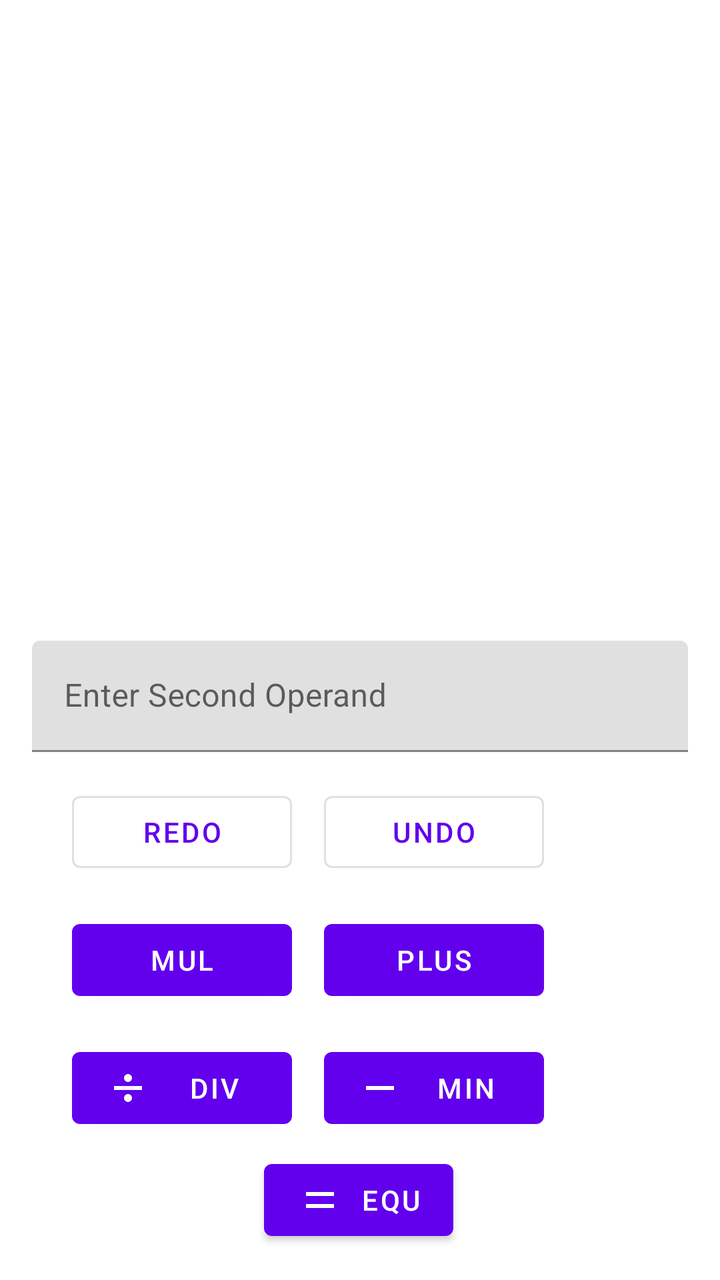
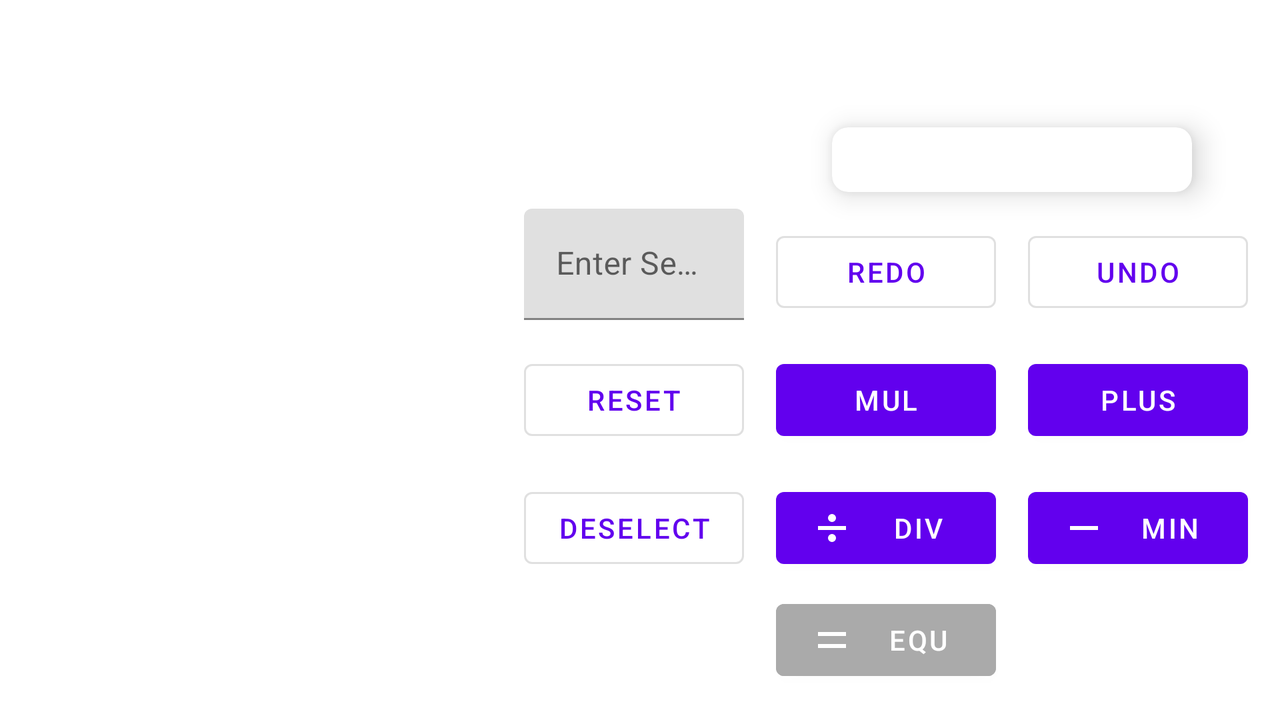

First picture: res/layout/ on a phone held upright. Second picture: the repository's own variant of that layout, on a device whose configuration matches the variant's folder. Source for both follows.
<!-- AndroidManifest.xml: application theme Theme.MICalculator -->
<!-- res/layout/fragment_calculator.xml -->
<?xml version="1.0" encoding="utf-8"?>
<androidx.constraintlayout.widget.ConstraintLayout xmlns:android="http://schemas.android.com/apk/res/android"
    xmlns:app="http://schemas.android.com/apk/res-auto"
    xmlns:tools="http://schemas.android.com/tools"
    android:id="@+id/fragmentCalculator"
    android:layout_width="match_parent"
    android:layout_height="match_parent"
    tools:context=".view.CalculatorFragment">

    <TextView
        android:id="@+id/resultTextView"
        android:layout_width="match_parent"
        android:layout_height="64dp"
        android:layout_marginStart="16dp"
        android:layout_marginEnd="16dp"
        android:layout_marginBottom="16dp"
        android:textSize="24sp"
        app:layout_constraintBottom_toTopOf="@+id/resultsInputLayout"
        app:layout_constraintEnd_toEndOf="parent"
        app:layout_constraintStart_toStartOf="parent" />


    <Button
        android:id="@+id/redoButton"
        style="?attr/materialButtonOutlinedStyle"
        android:layout_width="wrap_content"
        android:layout_height="wrap_content"
        android:width="110dp"
        android:text="@string/redo"
        app:layout_constraintBottom_toBottomOf="@+id/undoButton"
        app:layout_constraintStart_toStartOf="@+id/multiplyButton" />

    <Button
        android:id="@+id/minusButton"
        android:layout_width="110dp"
        android:layout_height="wrap_content"
        android:layout_marginEnd="88dp"
        android:layout_marginBottom="8dp"
        android:text="@string/min"
        app:icon="@drawable/minus"
        app:layout_constraintBottom_toTopOf="@+id/equalButton"
        app:layout_constraintEnd_toEndOf="parent" />

    <Button
        android:id="@+id/multiplyButton"
        android:layout_width="110dp"
        android:layout_height="wrap_content"
        android:layout_marginBottom="16dp"
        android:text="@string/mul"
        app:icon="@drawable/multiply_icon"
        app:layout_constraintBottom_toTopOf="@+id/divisionButton"
        app:layout_constraintStart_toStartOf="@+id/divisionButton" />

    <Button
        android:id="@+id/equalButton"
        android:layout_width="wrap_content"
        android:layout_height="wrap_content"
        android:layout_marginBottom="16dp"
        android:text="@string/equ"
        app:icon="@drawable/equal_icon"
        app:layout_constraintBottom_toBottomOf="parent"
        app:layout_constraintEnd_toEndOf="parent"
        app:layout_constraintHorizontal_bias="0.498"
        app:layout_constraintStart_toStartOf="parent" />

    <Button
        android:id="@+id/divisionButton"
        android:layout_width="110dp"
        android:layout_height="wrap_content"
        android:layout_marginEnd="16dp"
        android:text="@string/div"
        app:icon="@drawable/division_icon"
        app:layout_constraintBottom_toBottomOf="@+id/minusButton"
        app:layout_constraintEnd_toStartOf="@+id/minusButton" />

    <Button
        android:id="@+id/plusButton"
        android:layout_width="110dp"
        android:layout_height="wrap_content"
        android:layout_marginBottom="16dp"
        android:text="@string/plus"
        app:icon="@drawable/plus"
        app:layout_constraintBottom_toTopOf="@+id/minusButton"
        app:layout_constraintStart_toStartOf="@+id/minusButton" />

    <Button
        android:id="@+id/undoButton"
        style="?attr/materialButtonOutlinedStyle"
        android:layout_width="wrap_content"
        android:layout_height="wrap_content"
        android:layout_marginBottom="16dp"
        android:width="110dp"
        android:text="@string/undo"
        app:layout_constraintBottom_toTopOf="@+id/plusButton"
        app:layout_constraintEnd_toEndOf="@+id/plusButton" />

    <com.google.android.material.textfield.TextInputLayout
        android:id="@+id/resultsInputLayout"
        android:layout_width="match_parent"
        android:layout_height="wrap_content"
        android:layout_marginStart="16dp"
        android:layout_marginEnd="16dp"
        android:layout_marginBottom="16dp"
        app:layout_constraintBottom_toTopOf="@+id/undoButton"
        app:layout_constraintEnd_toEndOf="parent"
        app:layout_constraintStart_toStartOf="parent">

        <com.google.android.material.textfield.TextInputEditText
            android:id="@+id/enterNumberEditText"
            android:layout_width="match_parent"
            android:layout_height="wrap_content"
            android:hint="@string/enter_second_operand"
            android:inputType="number" />
    </com.google.android.material.textfield.TextInputLayout>

    <androidx.recyclerview.widget.RecyclerView
        android:id="@+id/historyRV"
        android:layout_width="wrap_content"
        android:layout_height="0dp"
        android:layout_marginStart="16dp"
        android:layout_marginBottom="16dp"
        app:layout_constraintBottom_toTopOf="@+id/resultTextView"
        app:layout_constraintStart_toStartOf="parent"
        app:layout_constraintTop_toBottomOf="@+id/OperationsHistorytextView"
        tools:listitem="@layout/history_item" />

    <TextView
        android:id="@+id/OperationsHistorytextView"
        android:layout_width="wrap_content"
        android:layout_height="wrap_content"
        android:layout_marginStart="16dp"
        android:layout_marginTop="16dp"
        android:fontFamily="@font/sriracha"
        android:text="@string/history"
        android:textSize="24sp"
        android:visibility="invisible"
        app:layout_constraintStart_toStartOf="parent"
        app:layout_constraintTop_toTopOf="parent" />

</androidx.constraintlayout.widget.ConstraintLayout>
<!-- res/layout/history_item.xml (included above) -->
<?xml version="1.0" encoding="utf-8"?>
<androidx.constraintlayout.widget.ConstraintLayout xmlns:android="http://schemas.android.com/apk/res/android"
    xmlns:app="http://schemas.android.com/apk/res-auto"
    xmlns:tools="http://schemas.android.com/tools"
    android:layout_width="100dp"
    android:layout_height="wrap_content"
    android:layout_marginBottom="4dp">


    <com.google.android.material.card.MaterialCardView
        android:layout_width="0dp"
        android:layout_height="wrap_content"
        android:backgroundTint="@color/purple_200"
        app:layout_constraintBottom_toBottomOf="parent"
        app:layout_constraintEnd_toEndOf="parent"
        app:layout_constraintStart_toStartOf="parent"
        app:layout_constraintTop_toTopOf="parent">

        <androidx.constraintlayout.widget.ConstraintLayout
            android:layout_width="match_parent"
            android:layout_height="match_parent">

            <TextView
                android:id="@+id/operationTV"
                style="@style/CardView.Light"
                android:layout_width="wrap_content"
                android:layout_height="wrap_content"
                android:paddingVertical="8dp"
                android:paddingStart="8dp"
                android:text="+"
                android:textSize="18sp"
                android:textStyle="bold"
                app:layout_constraintStart_toStartOf="parent"
                app:layout_constraintTop_toTopOf="parent"
                tools:ignore="RtlSymmetry" />

            <TextView
                android:id="@+id/secondOperandTV"
                style="@style/CardView.Dark"
                android:layout_width="wrap_content"
                android:layout_height="wrap_content"
                android:layout_marginStart="8dp"
                android:paddingVertical="8dp"
                android:paddingEnd="8dp"
                android:text="5"
                android:textSize="18sp"
                android:textStyle="bold"
                app:layout_constraintBottom_toBottomOf="@+id/operationTV"
                app:layout_constraintEnd_toEndOf="parent"
                app:layout_constraintHorizontal_bias="0.0"
                app:layout_constraintStart_toEndOf="@+id/operationTV"
                tools:ignore="RtlSymmetry" />
        </androidx.constraintlayout.widget.ConstraintLayout>

    </com.google.android.material.card.MaterialCardView>
</androidx.constraintlayout.widget.ConstraintLayout>
<!-- resources referenced by this layout -->
<resources>
  <!-- drawable division_icon (drawable) -->
  <vector xmlns:android="http://schemas.android.com/apk/res/android"
      android:height="24dp"
      android:width="24dp"
      android:viewportWidth="24"
      android:viewportHeight="24">
      <path android:fillColor="#ffffff" android:pathData="M19,13H5V11H19V13M12,5A2,2 0 0,1 14,7A2,2 0 0,1 12,9A2,2 0 0,1 10,7A2,2 0 0,1 12,5M12,15A2,2 0 0,1 14,17A2,2 0 0,1 12,19A2,2 0 0,1 10,17A2,2 0 0,1 12,15Z" />
  </vector>
  <!-- drawable equal_icon (drawable) -->
  <?xml version="1.0" encoding="utf-8"?>
  <vector xmlns:android="http://schemas.android.com/apk/res/android"
      android:height="24dp"
      android:width="24dp"
      android:viewportWidth="24"
      android:viewportHeight="24">
      <path android:fillColor="#ffffff" android:pathData="M19,10H5V8H19V10M19,16H5V14H19V16Z" />
  </vector>
  <!-- drawable minus (drawable) -->
  <vector xmlns:android="http://schemas.android.com/apk/res/android"
      android:height="24dp"
      android:width="24dp"
      android:viewportWidth="24"
      android:viewportHeight="24">
      <path android:fillColor="#ffffff" android:pathData="M19,13H5V11H19V13Z" />
  </vector>
  <string name="div">Div</string>
  <string name="enter_second_operand">Enter Second Operand</string>
  <string name="equ">EQU</string>
  <string name="history">History</string>
  <string name="min">Min</string>
  <string name="mul">Mul</string>
  <string name="plus">plus</string>
  <string name="redo">redo</string>
  <string name="undo">undo</string>
  <style name="Theme.MICalculator" parent="Theme.MaterialComponents.DayNight.DarkActionBar">
          
          <item name="colorPrimary">@color/purple_500</item>
          <item name="colorPrimaryVariant">@color/purple_700</item>
          <item name="colorOnPrimary">@color/white</item>
          
          <item name="colorSecondary">@color/teal_200</item>
          <item name="colorSecondaryVariant">@color/teal_700</item>
          <item name="colorOnSecondary">@color/black</item>
          
          <item name="android:statusBarColor" tools:targetApi="l">?attr/colorPrimaryVariant</item>
          
      </style>
</resources>
<!-- res/layout-land/fragment_calculator.xml (the repository's variant of the layout above) -->
<!-- drawn on the phone turned sideways -->
<?xml version="1.0" encoding="utf-8"?>
<androidx.constraintlayout.widget.ConstraintLayout xmlns:android="http://schemas.android.com/apk/res/android"
    xmlns:app="http://schemas.android.com/apk/res-auto"
    xmlns:tools="http://schemas.android.com/tools"
    android:id="@+id/fragmentCalculator"
    android:layout_width="match_parent"
    android:layout_height="match_parent"
    tools:context=".view.CalculatorFragment">

    <androidx.recyclerview.widget.RecyclerView
        android:id="@+id/historyRV"
        android:layout_width="0dp"
        android:layout_height="0dp"
        android:layout_marginStart="16dp"
        android:layout_marginEnd="16dp"
        android:visibility="visible"
        app:layout_constraintBottom_toBottomOf="parent"
        app:layout_constraintEnd_toStartOf="@+id/resetButton"
        app:layout_constraintStart_toStartOf="parent"
        app:layout_constraintTop_toBottomOf="@+id/operationsHistoryTextView"
        tools:listitem="@layout/history_item" />

    <Button
        android:id="@+id/deselectButton"
        style="?attr/materialButtonOutlinedStyle"
        android:layout_width="wrap_content"
        android:layout_height="wrap_content"
        android:layout_marginEnd="16dp"
        android:width="110dp"
        android:text="deselect"
        app:layout_constraintBottom_toBottomOf="@+id/divisionButton"
        app:layout_constraintEnd_toStartOf="@+id/divisionButton" />

    <Button
        android:id="@+id/resetButton"
        style="?attr/materialButtonOutlinedStyle"
        android:layout_width="wrap_content"
        android:layout_height="wrap_content"
        android:layout_marginEnd="16dp"
        android:width="110dp"
        android:text="reset"
        app:layout_constraintBottom_toBottomOf="@+id/multiplyButton"
        app:layout_constraintEnd_toStartOf="@+id/multiplyButton" />


    <Button
        android:id="@+id/redoButton"
        style="?attr/materialButtonOutlinedStyle"
        android:layout_width="wrap_content"
        android:layout_height="wrap_content"
        android:width="110dp"
        android:text="@string/redo"
        app:layout_constraintBottom_toBottomOf="@+id/undoButton"
        app:layout_constraintStart_toStartOf="@+id/multiplyButton" />

    <Button
        android:id="@+id/minusButton"
        android:layout_width="110dp"
        android:layout_height="wrap_content"
        android:layout_marginEnd="16dp"
        android:layout_marginBottom="8dp"
        android:text="@string/min"
        app:icon="@drawable/minus"
        app:layout_constraintBottom_toTopOf="@+id/equalButton"
        app:layout_constraintEnd_toEndOf="parent" />

    <Button
        android:id="@+id/multiplyButton"
        android:layout_width="110dp"
        android:layout_height="wrap_content"
        android:layout_marginBottom="16dp"
        android:text="@string/mul"
        app:icon="@drawable/multiply_icon"
        app:layout_constraintBottom_toTopOf="@+id/divisionButton"
        app:layout_constraintStart_toStartOf="@+id/divisionButton" />

    <Button
        android:id="@+id/equalButton"
        android:layout_width="110dp"
        android:layout_height="wrap_content"
        android:layout_marginBottom="16dp"
        android:backgroundTint="@android:color/darker_gray"
        android:clickable="false"
        android:text="@string/equ"
        app:icon="@drawable/equal_icon"
        app:layout_constraintBottom_toBottomOf="parent"
        app:layout_constraintEnd_toEndOf="@+id/divisionButton" />

    <Button
        android:id="@+id/divisionButton"
        android:layout_width="110dp"
        android:layout_height="wrap_content"
        android:layout_marginEnd="16dp"
        android:text="@string/div"
        app:icon="@drawable/division_icon"
        app:layout_constraintBottom_toBottomOf="@+id/minusButton"
        app:layout_constraintEnd_toStartOf="@+id/minusButton" />

    <Button
        android:id="@+id/plusButton"
        android:layout_width="110dp"
        android:layout_height="wrap_content"
        android:layout_marginBottom="16dp"
        android:text="@string/plus"
        app:icon="@drawable/plus"
        app:layout_constraintBottom_toTopOf="@+id/minusButton"
        app:layout_constraintStart_toStartOf="@+id/minusButton" />

    <Button
        android:id="@+id/undoButton"
        style="?attr/materialButtonOutlinedStyle"
        android:layout_width="wrap_content"
        android:layout_height="wrap_content"
        android:layout_marginBottom="16dp"
        android:width="110dp"
        android:text="@string/undo"
        app:layout_constraintBottom_toTopOf="@+id/plusButton"
        app:layout_constraintEnd_toEndOf="@+id/plusButton" />


    <com.google.android.material.textfield.TextInputLayout
        android:id="@+id/resultsInputLayout"
        android:layout_width="0dp"
        android:layout_height="wrap_content"
        app:layout_constraintBottom_toBottomOf="@+id/redoButton"
        app:layout_constraintEnd_toEndOf="@+id/resetButton"
        app:layout_constraintStart_toStartOf="@+id/resetButton">

        <com.google.android.material.textfield.TextInputEditText
            android:id="@+id/enterNumberEditText"
            android:layout_width="match_parent"
            android:layout_height="wrap_content"
            android:hint="@string/enter_second_operand"
            android:inputType="number" />
    </com.google.android.material.textfield.TextInputLayout>

    <TextView
        android:id="@+id/operationsHistoryTextView"
        android:layout_width="wrap_content"
        android:layout_height="wrap_content"
        android:layout_marginTop="16dp"
        android:fontFamily="@font/sriracha"
        android:text="@string/history"
        android:textColor="#181717"
        android:textSize="24sp"
        android:visibility="invisible"
        app:layout_constraintEnd_toEndOf="@+id/historyRV"
        app:layout_constraintStart_toStartOf="@+id/historyRV"
        app:layout_constraintTop_toTopOf="parent" />

    <androidx.cardview.widget.CardView
        android:id="@+id/cardView2"
        android:layout_width="180dp"
        android:layout_height="wrap_content"
        android:layout_marginBottom="16dp"
        app:cardCornerRadius="8dp"
        app:cardElevation="8dp"
        app:layout_constraintBottom_toTopOf="@+id/undoButton"
        app:layout_constraintEnd_toEndOf="@+id/undoButton"
        app:layout_constraintStart_toStartOf="@+id/redoButton">

        <TextView
            android:id="@+id/resultTextView"
            style="@style/Widget.MaterialComponents.TextView"
            android:layout_width="match_parent"
            android:layout_height="match_parent"
            android:textAlignment="center"
            android:textSize="24sp"
            app:layout_constraintBottom_toTopOf="@+id/resultsInputLayout"
            app:layout_constraintEnd_toEndOf="parent"
            app:layout_constraintStart_toStartOf="parent" />
    </androidx.cardview.widget.CardView>

</androidx.constraintlayout.widget.ConstraintLayout>
